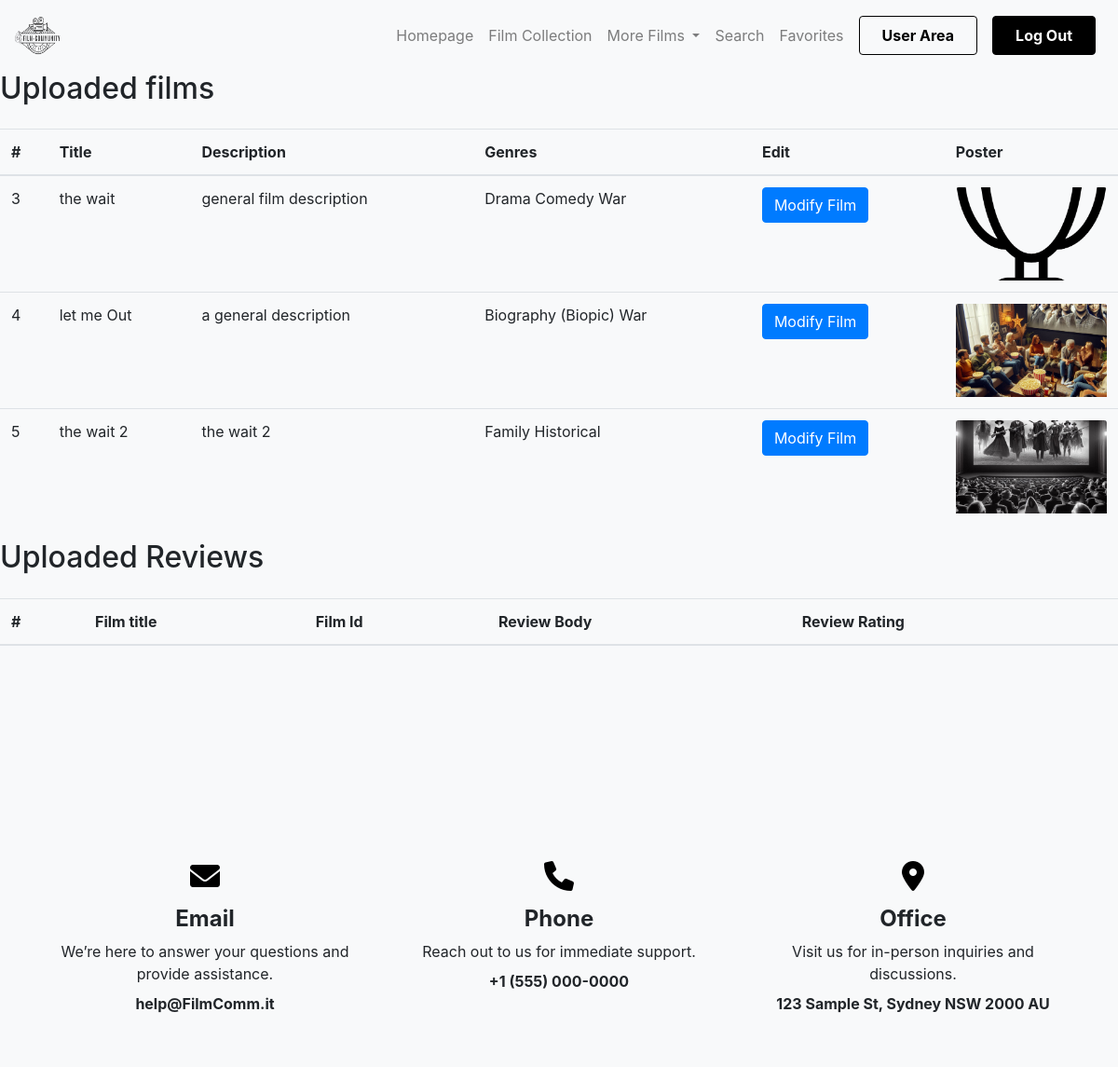
The app's page /uploaded (signed in) with its own data.
### Project/models.py (models this page shows, shortened)
class Film(models.Model):
    title = models.TextField(default="")
    upload = models.FileField(upload_to ='films', validators=[validate_video_extension])
    poster = models.FileField(upload_to ='posters', validators=[validate_image_extension], default="")
    genre = models.ManyToManyField(Genre, default="", related_name="Films")
    description = models.TextField(default="")
    author = models.ForeignKey(settings.AUTH_USER_MODEL, on_delete=models.CASCADE, default=3)

class Genre(models.Model):
    genre = models.TextField(default="")

### Project/views.py (the view)
# urls.py: path("uploaded", views.uploaded, name="uploaded"),
@login_required
def uploaded(request):
  if request.method == "GET":
    return render(request, "Project/uploaded.html", {
      "films":Film.objects.filter(author = request.user),
      "reviews":Review.objects.filter(user = request.user),
    })

### Project/templates/Project/uploaded.html (shortened to what this page needs)
{% extends "Project/layout.html"%}
{% load static %}
{% block head %}
<link rel="stylesheet" href="{%static 'styles/homepage.css'%}">
{% endblock %}
{% block body%}
<div class="align-items-center justify-content-center bg-light" style="height: 100vh;">
    <h2 class="mb-4">Uploaded films</h2>
    <table class="table">
        <thead>
          <tr>
            <th scope="col">#</th>
            <th scope="col">Title</th>
            <th scope="col">Description</th>
            <th scope="col">Genres</th>
            <th scope="col">Edit</th>
            <th scope="col">Poster</th>
          </tr>
        </thead>
        <tbody>
          {%for film in films%}
            <tr>
                <td>{{film.pk}}</td>
                <td>{{film.title}}</td>
                <td>{{film.description}}</td>
                <td>
                    {%for genre in film.genre.all%}
                        {{genre.genre}}
                    {%endfor%}
                </td>
                <td>
                    <a href="{%url 'updatefilm' id=film.id%}">
                        <button class="btn btn-primary">Modify Film</button>
                    </a>
                </td>
                <td>
                    <img src="{{ film.poster.url }}" class="card-img-top film-poster" alt="{{ film.title }} Poster" width="50" height="100">
                </td>
            </tr>
          {%endfor%}
        </tbody>
      </table>
      <h2 class="mb-4">Uploaded Reviews</h2>
    <table class="table">
        <thead>
          <tr>
            <th scope="col">#</th>
            <th scope="col">Film title</th>
            <th scope="col">Film Id</th>
            <th scope="col">Review Body</th>
            <th scope="col">Review Rating</th>
          </tr>
        </thead>
      </table>
</div>
{%endblock%}

### Project/static/styles/homepage.css (style rules this page uses)
.film-poster { max-height: 200px; object-fit: cover; }

### records on screen
Film: pk "3", title "the wait", description "general film description", poster (picture)
Genre: genre "Drama"
Genre: genre "Comedy"
Genre: genre "War"
Film: pk "4", title "let me Out", description "a general description", poster (picture)
Genre: genre "Biography (Biopic)"
Film: pk "5", title "the wait 2", description "the wait 2", poster (picture)
Genre: genre "Family"
Genre: genre "Historical"
